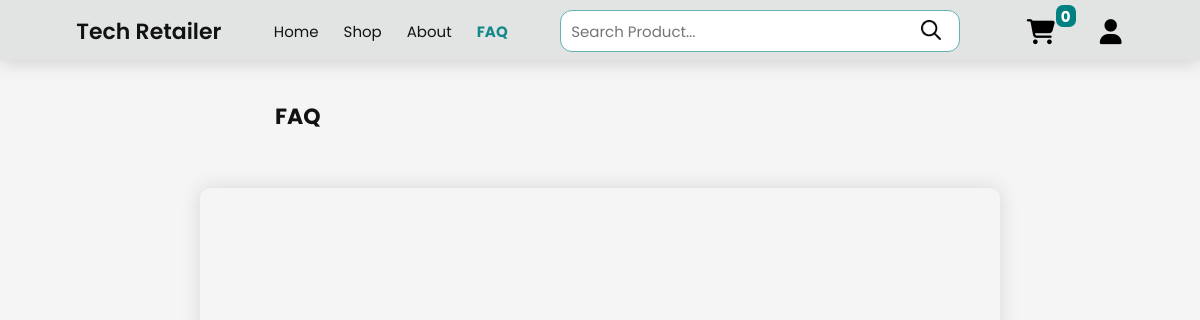
/View/faq.php (signed in), run on an earlier commit of the app's database.
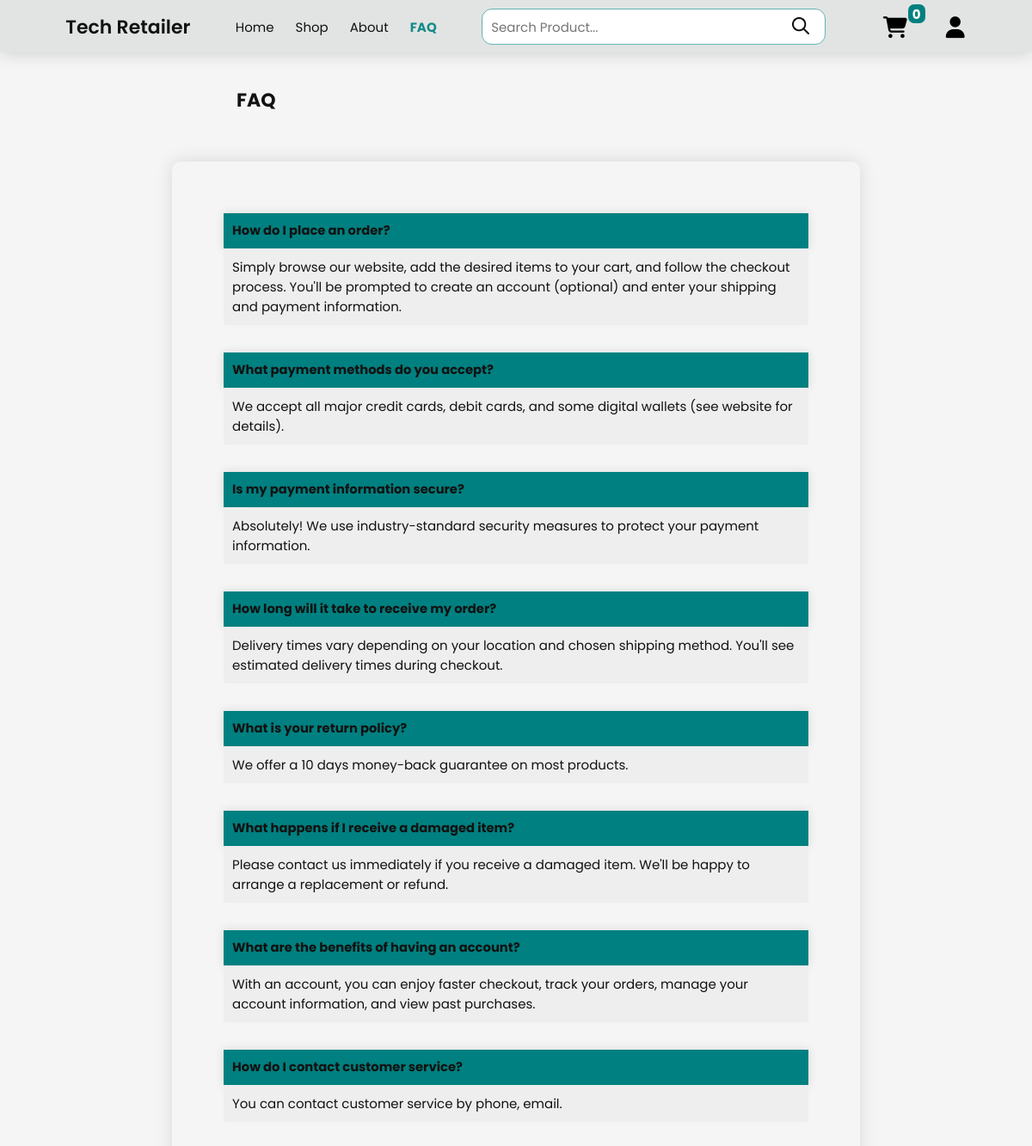
And on a later commit of the database.
### tables this page shows
CREATE TABLE `faq` (
  `id` int(11) NOT NULL,
  `question` varchar(500) NOT NULL,
  `answer` varchar(500) NOT NULL
);

### View/faq.php (the view, shortened to what this page needs)
<?php
include "../Model/db_config.php";
include("top_section.php");
?>
<!DOCTYPE html>
<html lang="en">
<head>
    <link rel="stylesheet" href="style.css">
    <link href='https://unpkg.com/boxicons@2.1.4/css/boxicons.min.css' rel='stylesheet'>
</head>
<body>
    <h1>FAQ</h1>
    <div class="faq-container">
        <div class="faq">
            <?php
            $sql = $conn->prepare("select * from faq");
            $sql->execute();
            $result = $sql->get_result();
            while ($row = mysqli_fetch_assoc($result)) { ?>
                <div class="question">
                    <h6><?php echo $row["question"]; ?></h6>
                </div>
                <div class="answer">
                    <p><?php echo $row["answer"]; ?></p>
                </div><br><br>
            <?php } ?>
        </div>
    </div>
</body>
</html>

What changed in the data, as far as the page shows it:
added faq: question "How do I place an order?", answer "Simply browse our website, add the desired items to your cart, and follow the checkout process. You'll be prompted to create an account (optional) and enter your shipping and payment information."
added faq: question "What payment methods do you accept?", answer "We accept all major credit cards, debit cards, and some digital wallets (see website for details)."
added faq: question "Is my payment information secure?", answer "Absolutely! We use industry-standard security measures to protect your payment information."
added faq: question "How long will it take to receive my order?", answer "Delivery times vary depending on your location and chosen shipping method. You'll see estimated delivery times during checkout."
added faq: question "What is your return policy?", answer "We offer a 10 days money-back guarantee on most products."
added faq: question "What happens if I receive a damaged item?", answer "Please contact us immediately if you receive a damaged item. We'll be happy to arrange a replacement or refund."
added faq: question "What are the benefits of having an account?", answer "With an account, you can enjoy faster checkout, track your orders, manage your account information, and view past purchases."
added faq: question "How do I contact customer service?", answer "You can contact customer service by phone, email."
